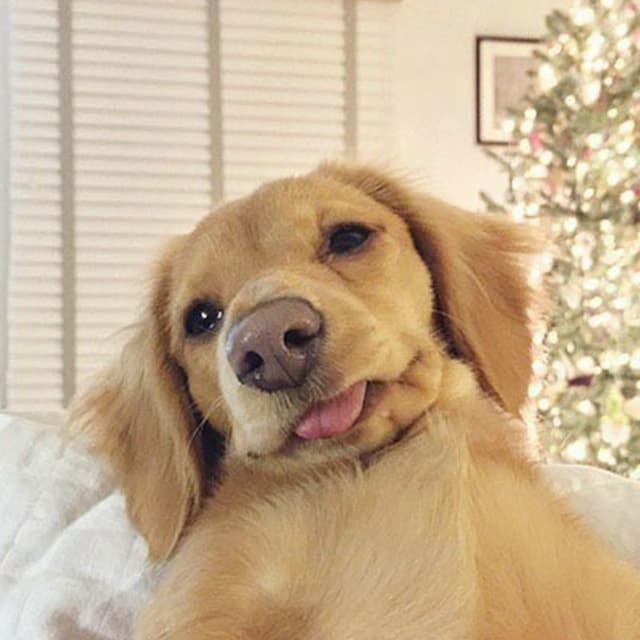
//> input picture 03Karmeliuk/sebek.jpg, 640 x 640 px
$ ./main   (built with g++ and OpenCV 4)
//> lines starting //> are read from the running program, lines starting //| are printed output that depends on the picture
#include <opencv2/highgui.hpp>
#include<opencv2/opencv.hpp>
#include <opencv2/core/utility.hpp>
#include <iostream>

using namespace cv;

double calculateMask(const int ksize, double **mask, double sigma) {
    double sum;
    int center = ksize / 2;
    double sigmaPow = sigma * sigma;
    for (int i = -center; i <= center; ++i) {
        for (int j = -center; j <= center; ++j) {
            mask[i + center][j + center] =
                    1. / (2 * M_PI * sigmaPow)
                    * exp(-((i * i + j * j) / (2 * sigmaPow)));
            sum += mask[i + center][j + center];
        }
    }
    return sum;
}

double calculateSum(double** mask, int ksize){
    double result = 0;
    for (int i = 0; i < ksize; ++i) {
        for (int j = 0; j < ksize; ++j) {
            result += mask[i][j];
        }
    }
    return result;
}

void convolution(const Mat &in_image, double **mask, int ksize, double koef, Mat &out_image) {
    int middleK = ksize / 2;
    double average = 0;

    for (int i = middleK; i < in_image.rows - middleK; ++i) {
        for (int j = middleK; j < in_image.cols - middleK; ++j) {
            for (int k = 0; k < ksize; ++k) {
                for (int l = 0; l < ksize; ++l) {
                    average += in_image.at<uchar>(i + k - middleK, j + l - middleK) * mask[k][l] * koef;
                }
            }
            out_image.at<uchar>(i, j) = cvRound(average);
            average = 0;
        }
    }
};

void GaussianBlur(const Mat &in_image, Mat &out_image, int ksize, double sigma) {
    double **mask;
    mask = new double *[ksize];
    for (int i = 0; i < ksize; ++i) {
        mask[i] = new double[ksize];
    }
    double sum = calculateMask(ksize, mask, sigma);

    convolution(in_image, mask, ksize, 1./sum, out_image);
}

int main() {
    Mat img = imread("../sebek.jpg", IMREAD_GRAYSCALE);
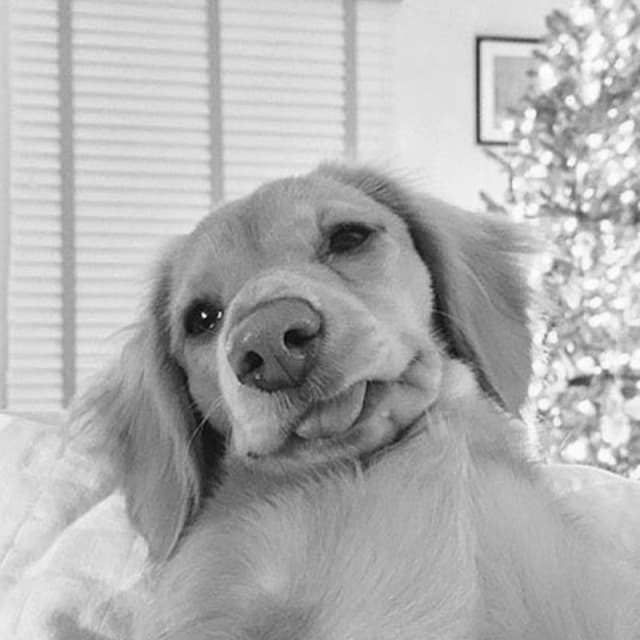
//> img: 640 rows x 640 cols, CV_8UC1; min 0, max 255, mean 177.6
//    Mat img = imread("../chair.tif", IMREAD_GRAYSCALE);
    Mat outImg(img.clone());
    Mat convolutionImg(img.clone());


    if (img.data == nullptr)  {
        std::cout << "Could not open or find the image" << std::endl;
        return -1;
    }
    int ksize = 11;
    double sigma = 0.5;
    GaussianBlur(img, outImg, ksize, sigma);
//> after the loop in convolution, `for (int i = middleK; i < in_image.rows - middleK; ++i)`: average = 0

    int kernelSize = 5;
    double **kernel = new double *[kernelSize];
    kernel[0] = new double[kernelSize]{1, 4, 7, 4, 1};
    kernel[1] = new double[kernelSize]{4, 16, 26, 16, 4};
    kernel[2] = new double[kernelSize]{7, 26, 41, 26, 7};
    kernel[3] = new double[kernelSize]{4, 16, 26, 16, 4};
    kernel[4] = new double[kernelSize]{1, 4, 7, 4, 1};


// [4 lines of commented-out code are left out]
    double koef = calculateSum(kernel, kernelSize);
    convolution(img, kernel, kernelSize, 1./koef, convolutionImg);

    imshow("Original image", img);
    imshow("Blurred image", outImg);
    imshow("Convolution image", convolutionImg);

    waitKey(0);
//    std::cin.get();
    return 0;
}
